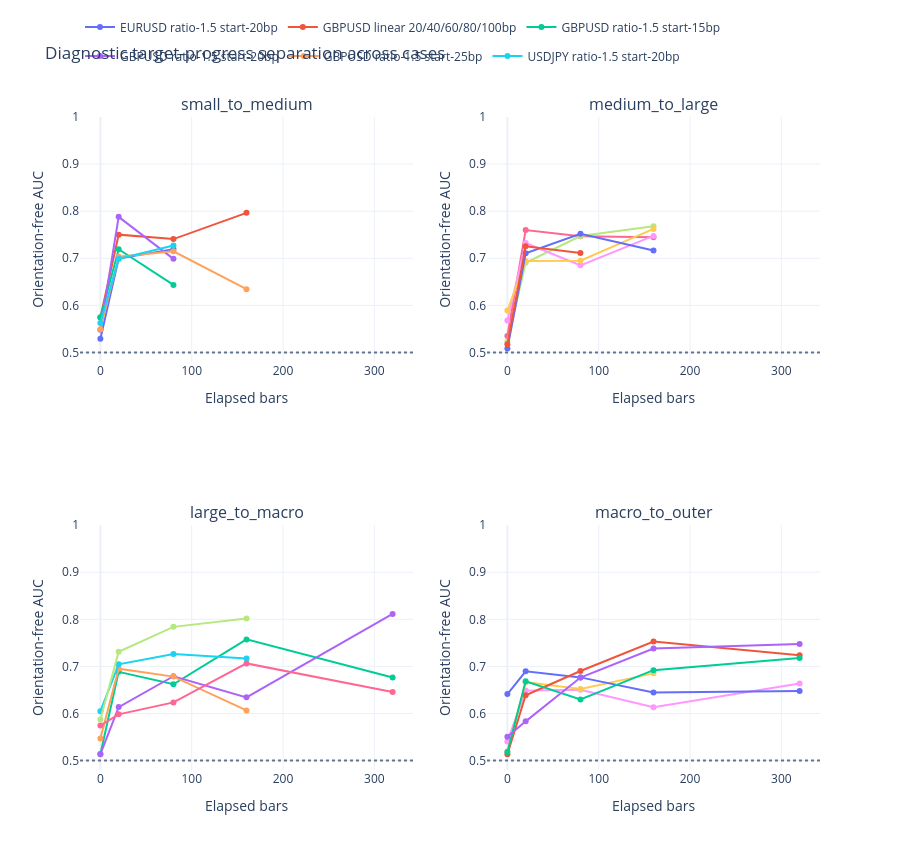

The notebook cell this image was saved under:
### Code cell
progress_figure = make_subplots(
    rows=2,
    cols=2,
    subplot_titles=[stage.value for stage in STAGE_ORDER],
)
for stage_number, stage in enumerate(STAGE_ORDER):
    row_number = stage_number // 2 + 1
    column_number = stage_number % 2 + 1
    stage_rows = progress_overlap.loc[progress_overlap["stage"].eq(stage.value)]
    for case, group in stage_rows.groupby("case", sort=False):
        progress_figure.add_trace(go.Scatter(
            x=group["elapsed_bars"],
            y=group["orientation_free_auc"],
            mode="lines+markers",
            name=case,
            legendgroup=case,
            showlegend=stage_number == 0,
        ), row=row_number, col=column_number)
    progress_figure.add_hline(
        y=0.5,
        line={"color": "#64748b", "dash": "dot"},
        row=row_number,
        col=column_number,
    )
    progress_figure.update_xaxes(title_text="Elapsed bars", row=row_number, col=column_number)
    progress_figure.update_yaxes(
        title_text="Orientation-free AUC",
        range=[0.48, 1.0],
        row=row_number,
        col=column_number,
    )

progress_figure.update_layout(
    title="Diagnostic target-progress separation across cases",
    template="plotly_white",
    height=850,
    legend={"orientation": "h", "y": 1.16, "x": 0.0},
)
progress_figure.show()

### Figure 1 — Plotly figure (JSON) as saved in the notebook; plotly's stock layout.template omitted (floating-point values rounded to 4 significant figures)
{"data": [{"legendgroup": "EURUSD ratio-1.5 start-20bp", "mode": "lines+markers", "name": "EURUSD ratio-1.5 start-20bp", "showlegend": true, "type": "scatter", "x": [0, 20, 80, 160, 320], "xaxis": "x", "y": [0.5291, 0.6992, 0.7194, NaN, NaN], "yaxis": "y"}, {"legendgroup": "GBPUSD linear 20/40/60/80/100bp", "mode": "lines+markers", "name": "GBPUSD linear 20/40/60/80/100bp", "showlegend": true, "type": "scatter", "x": [0, 20, 80, 160, 320], "xaxis": "x", "y": [0.5743, 0.7501, 0.7407, 0.7964, NaN], "yaxis": "y"}, {"legendgroup": "GBPUSD ratio-1.5 start-15bp", "mode": "lines+markers", "name": "GBPUSD ratio-1.5 start-15bp", "showlegend": true, "type": "scatter", "x": [0, 20, 80, 160], "xaxis": "x", "y": [0.5745, 0.7191, 0.6433, NaN], "yaxis": "y"}, {"legendgroup": "GBPUSD ratio-1.5 start-20bp", "mode": "lines+markers", "name": "GBPUSD ratio-1.5 start-20bp", "showlegend": true, "type": "scatter", "x": [0, 20, 80, 160, 320], "xaxis": "x", "y": [0.5481, 0.788, 0.6988, NaN, NaN], "yaxis": "y"}, {"legendgroup": "GBPUSD ratio-1.5 start-25bp", "mode": "lines+markers", "name": "GBPUSD ratio-1.5 start-25bp", "showlegend": true, "type": "scatter", "x": [0, 20, 80, 160, 320], "xaxis": "x", "y": [0.5495, 0.7035, 0.7147, 0.6343, NaN], "yaxis": "y"}, {"legendgroup": "USDJPY ratio-1.5 start-20bp", "mode": "lines+markers", "name": "USDJPY ratio-1.5 start-20bp", "showlegend": true, "type": "scatter", "x": [0, 20, 80, 160, 320], "xaxis": "x", "y": [0.5625, 0.6988, 0.7269, NaN, NaN], "yaxis": "y"}, {"legendgroup": "EURUSD ratio-1.5 start-20bp", "mode": "lines+markers", "name": "EURUSD ratio-1.5 start-20bp", "showlegend": false, "type": "scatter", "x": [0, 20, 80, 160, 320], "xaxis": "x2", "y": [0.5349, 0.7599, 0.7468, 0.7444, NaN], "yaxis": "y2"}, {"legendgroup": "GBPUSD linear 20/40/60/80/100bp", "mode": "lines+markers", "name": "GBPUSD linear 20/40/60/80/100bp", "showlegend": false, "type": "scatter", "x": [0, 20, 80, 160, 320], "xaxis": "x2", "y": [0.5229, 0.6904, 0.7472, 0.7679, NaN], "yaxis": "y2"}, {"legendgroup": "GBPUSD ratio-1.5 start-15bp", "mode": "lines+markers", "name": "GBPUSD ratio-1.5 start-15bp", "showlegend": false, "type": "scatter", "x": [0, 20, 80, 160, 320], "xaxis": "x2", "y": [0.5678, 0.7325, 0.6849, 0.7475, NaN], "yaxis": "y2"}, {"legendgroup": "GBPUSD ratio-1.5 start-20bp", "mode": "lines+markers", "name": "GBPUSD ratio-1.5 start-20bp", "showlegend": false, "type": "scatter", "x": [0, 20, 80, 160, 320], "xaxis": "x2", "y": [0.589, 0.6943, 0.6949, 0.7623, NaN], "yaxis": "y2"}, {"legendgroup": "GBPUSD ratio-1.5 start-25bp", "mode": "lines+markers", "name": "GBPUSD ratio-1.5 start-25bp", "showlegend": false, "type": "scatter", "x": [0, 20, 80, 160, 320], "xaxis": "x2", "y": [0.5085, 0.7106, 0.7519, 0.7164, NaN], "yaxis": "y2"}, {"legendgroup": "USDJPY ratio-1.5 start-20bp", "mode": "lines+markers", "name": "USDJPY ratio-1.5 start-20bp", "showlegend": false, "type": "scatter", "x": [0, 20, 80, 160, 320], "xaxis": "x2", "y": [0.5176, 0.7255, 0.7112, NaN, NaN], "yaxis": "y2"}, {"legendgroup": "EURUSD ratio-1.5 start-20bp", "mode": "lines+markers", "name": "EURUSD ratio-1.5 start-20bp", "showlegend": false, "type": "scatter", "x": [0, 20, 80, 160, 320], "xaxis": "x3", "y": [0.5139, 0.6884, 0.662, 0.7573, 0.6766], "yaxis": "y3"}, {"legendgroup": "GBPUSD linear 20/40/60/80/100bp", "mode": "lines+markers", "name": "GBPUSD linear 20/40/60/80/100bp", "showlegend": false, "type": "scatter", "x": [0, 20, 80, 160, 320], "xaxis": "x3", "y": [0.5136, 0.6136, 0.6791, 0.6342, 0.8115], "yaxis": "y3"}, {"legendgroup": "GBPUSD ratio-1.5 start-15bp", "mode": "lines+markers", "name": "GBPUSD ratio-1.5 start-15bp", "showlegend": false, "type": "scatter", "x": [0, 20, 80, 160, 320], "xaxis": "x3", "y": [0.547, 0.6952, 0.6783, 0.6065, NaN], "yaxis": "y3"}, {"legendgroup": "GBPUSD ratio-1.5 start-20bp", "mode": "lines+markers", "name": "GBPUSD ratio-1.5 start-20bp", "showlegend": false, "type": "scatter", "x": [0, 20, 80, 160, 320], "xaxis": "x3", "y": [0.6049, 0.7044, 0.7261, 0.7168, NaN], "yaxis": "y3"}, {"legendgroup": "GBPUSD ratio-1.5 start-25bp", "mode": "lines+markers", "name": "GBPUSD ratio-1.5 start-25bp", "showlegend": false, "type": "scatter", "x": [0, 20, 80, 160, 320], "xaxis": "x3", "y": [0.5747, 0.5982, 0.6236, 0.7064, 0.6458], "yaxis": "y3"}, {"legendgroup": "USDJPY ratio-1.5 start-20bp", "mode": "lines+markers", "name": "USDJPY ratio-1.5 start-20bp", "showlegend": false, "type": "scatter", "x": [0, 20, 80, 160, 320], "xaxis": "x3", "y": [0.5874, 0.731, 0.7839, 0.8015, NaN], "yaxis": "y3"}, {"legendgroup": "EURUSD ratio-1.5 start-20bp", "mode": "lines+markers", "name": "EURUSD ratio-1.5 start-20bp", "showlegend": false, "type": "scatter", "x": [0, 20, 80, 160, 320], "xaxis": "x4", "y": [0.5408, 0.6486, 0.6503, 0.6135, 0.6639], "yaxis": "y4"}, {"legendgroup": "GBPUSD linear 20/40/60/80/100bp", "mode": "lines+markers", "name": "GBPUSD linear 20/40/60/80/100bp", "showlegend": false, "type": "scatter", "x": [0, 20, 80, 160, 320], "xaxis": "x4", "y": [0.5194, 0.6664, 0.6519, 0.6852, NaN], "yaxis": "y4"}, {"legendgroup": "GBPUSD ratio-1.5 start-15bp", "mode": "lines+markers", "name": "GBPUSD ratio-1.5 start-15bp", "showlegend": false, "type": "scatter", "x": [0, 20, 80, 160, 320], "xaxis": "x4", "y": [0.6412, 0.6896, 0.6767, 0.6448, 0.6476], "yaxis": "y4"}, {"legendgroup": "GBPUSD ratio-1.5 start-20bp", "mode": "lines+markers", "name": "GBPUSD ratio-1.5 start-20bp", "showlegend": false, "type": "scatter", "x": [0, 20, 80, 160, 320], "xaxis": "x4", "y": [0.5136, 0.6386, 0.6902, 0.7528, 0.7235], "yaxis": "y4"}, {"legendgroup": "GBPUSD ratio-1.5 start-25bp", "mode": "lines+markers", "name": "GBPUSD ratio-1.5 start-25bp", "showlegend": false, "type": "scatter", "x": [0, 20, 80, 160, 320], "xaxis": "x4", "y": [0.5182, 0.6683, 0.6299, 0.6921, 0.7179], "yaxis": "y4"}, {"legendgroup": "USDJPY ratio-1.5 start-20bp", "mode": "lines+markers", "name": "USDJPY ratio-1.5 start-20bp", "showlegend": false, "type": "scatter", "x": [0, 20, 80, 160, 320], "xaxis": "x4", "y": [0.5508, 0.5833, 0.6763, 0.738, 0.7475], "yaxis": "y4"}], "layout": {"annotations": [{"font": {"size": 16}, "showarrow": false, "text": "small_to_medium", "x": 0.225, "xanchor": "center", "xref": "paper", "y": 1.0, "yanchor": "bottom", "yref": "paper"}, {"font": {"size": 16}, "showarrow": false, "text": "medium_to_large", "x": 0.775, "xanchor": "center", "xref": "paper", "y": 1.0, "yanchor": "bottom", "yref": "paper"}, {"font": {"size": 16}, "showarrow": false, "text": "large_to_macro", "x": 0.225, "xanchor": "center", "xref": "paper", "y": 0.375, "yanchor": "bottom", "yref": "paper"}, {"font": {"size": 16}, "showarrow": false, "text": "macro_to_outer", "x": 0.775, "xanchor": "center", "xref": "paper", "y": 0.375, "yanchor": "bottom", "yref": "paper"}], "height": 850, "legend": {"orientation": "h", "x": 0.0, "y": 1.16}, "shapes": [{"line": {"color": "#64748b", "dash": "dot"}, "type": "line", "x0": 0, "x1": 1, "xref": "x domain", "y0": 0.5, "y1": 0.5, "yref": "y"}, {"line": {"color": "#64748b", "dash": "dot"}, "type": "line", "x0": 0, "x1": 1, "xref": "x2 domain", "y0": 0.5, "y1": 0.5, "yref": "y2"}, {"line": {"color": "#64748b", "dash": "dot"}, "type": "line", "x0": 0, "x1": 1, "xref": "x3 domain", "y0": 0.5, "y1": 0.5, "yref": "y3"}, {"line": {"color": "#64748b", "dash": "dot"}, "type": "line", "x0": 0, "x1": 1, "xref": "x4 domain", "y0": 0.5, "y1": 0.5, "yref": "y4"}], "title": {"text": "Diagnostic target-progress separation across cases"}, "xaxis": {"anchor": "y", "domain": [0.0, 0.45], "title": {"text": "Elapsed bars"}}, "xaxis2": {"anchor": "y2", "domain": [0.55, 1.0], "title": {"text": "Elapsed bars"}}, "xaxis3": {"anchor": "y3", "domain": [0.0, 0.45], "title": {"text": "Elapsed bars"}}, "xaxis4": {"anchor": "y4", "domain": [0.55, 1.0], "title": {"text": "Elapsed bars"}}, "yaxis": {"anchor": "x", "domain": [0.625, 1.0], "range": [0.48, 1.0], "title": {"text": "Orientation-free AUC"}}, "yaxis2": {"anchor": "x2", "domain": [0.625, 1.0], "range": [0.48, 1.0], "title": {"text": "Orientation-free AUC"}}, "yaxis3": {"anchor": "x3", "domain": [0.0, 0.375], "range": [0.48, 1.0], "title": {"text": "Orientation-free AUC"}}, "yaxis4": {"anchor": "x4", "domain": [0.0, 0.375], "range": [0.48, 1.0], "title": {"text": "Orientation-free AUC"}}}}
